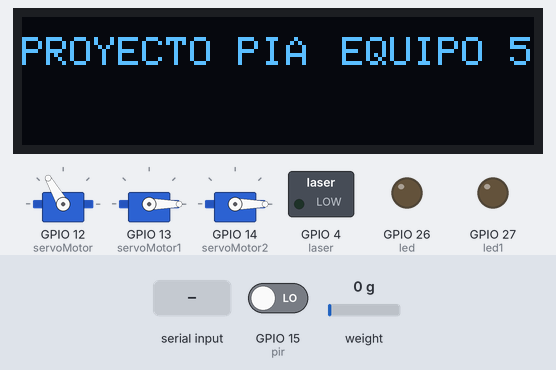
Bench run of a sketch on a simulated ESP32. Parts: 3 × servo, 128×32 one-colour display, switched loads named in the sketch (green lamp = pin HIGH), output pins drawn as LEDs (lit = HIGH). Inputs (shaded band) come from the test bench; at power-on: GPIO 15 (pir) LOW, weight on the scale 0 g. The local clock reads 2024-03-15 10:24:30 at power-on unless the sketch sets it; nothing arrives over Bluetooth unless stated; what the sketch prints to the serial monitor is not drawn.

Above: at 2.1 s.
At 4.8 s:
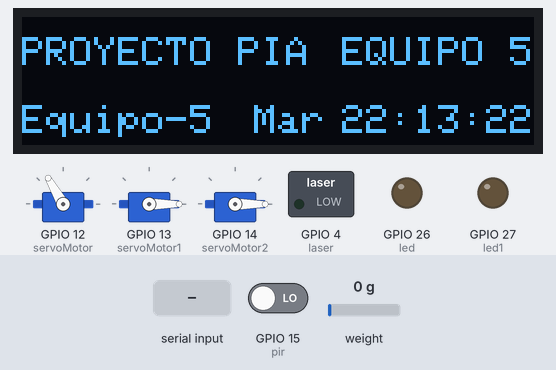
4.9 s: "1" received over the second serial link
At 8.1 s:
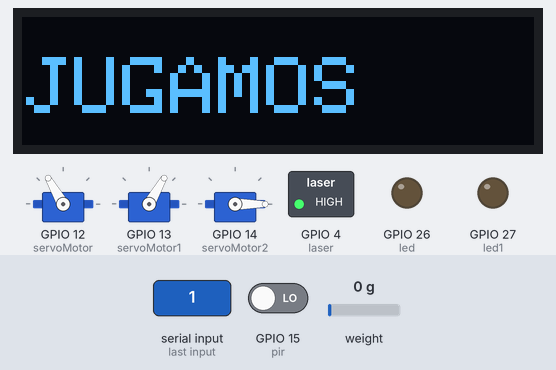
At 32.2 s:
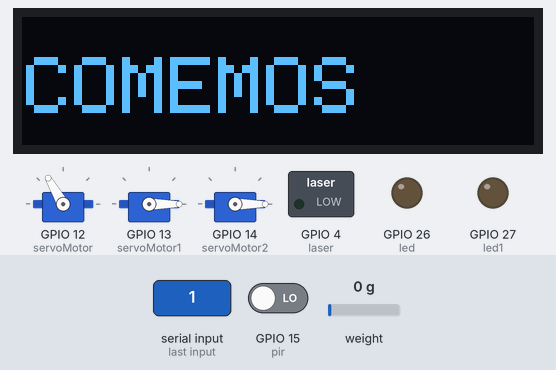
Timing chart, 0 to 35.6 s (numbered marks = the images above; inputs shaded):
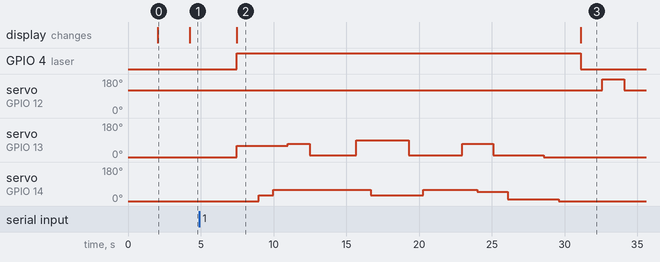

Measured:
- after the input at 4.9 s, GPIO 4 (laser): LOW → HIGH after 2.6 s, → LOW 23.6 s later; servo on GPIO 12 (servoMotor): 120° → 180° after 27.7 s, → 120° 1.5 s later
- what the display in image 0 shows lasts 2.3 s, from 2.0 s to 4.3 s

The sketch:

CI_PIA.ino
```cpp
#include <SPI.h>              // incuimos las librerias para leer por spi
#include <Wire.h>             //instalamos las librerias para conectar por I2C el dusplay
#include <Time.h>             // importamos las librerias para el tiempo
#include <TimeAlarms.h>       // importamos las librerias para usar las alarmas
#include <Adafruit_GFX.h>     // importamos las librerias para utilizar la pantalla
#include <Adafruit_SSD1306.h> // importamos las librerias para inicializar la pantalla
#include "RTClib.h"           // importamos las librerias para utilizar el reloj
RTC_DS1307 rtc;               // guardamos todos los metodos e la variable rtc
#include <Servo.h>            // incluimos las librerias para utilizar los servos
#include "BluetoothSerial.h"  // incluimos las librerias para utilizar el modulo bluetooth
#include "HX711.h"
HX711 loadcell;

const int LOADCELL_DOUT_PIN = 18;
const int LOADCELL_SCK_PIN = 19;
const long LOADCELL_OFFSET = 50682624;
const long LOADCELL_DIVIDER = 5895655;
float calibration_factor = 48100; // this calibration factor is adjusted according to my load cell
float units;
float ounces;

char buf1[10];     // creamos una variable para almacenar informacion
DateTime ahora;    // almacenamos los metodos de Datetime en la variable
Servo servoMotor;  // iniciamos el servo 1
Servo servoMotor1; // iniciamos el servo 2
Servo servoMotor2; // iniciamos el servo 3
char diasDeLaSemana[7][12] = {"Dom", "Lun", "Mar", "Mier", "Jue", "Vier", "Sab"};

const int led = 26;         // definimos el pin a donde conectaremos el led
const int led1 = 27;        // definimos el pin a donde conectaremos el led 2
const int pir = 15;         // definimos el pin donde conectaremos el sensor de movimiento
int estadoPir = 0;          // creamos una variable de tipo integer para iniciar el 0 el estado del pir
int estadoPir_anterior = 0; // creamos una variable de tipo entero para iniciar el 0 el estado anterior del sensor de movimiento
int contadorPresencia = 0;  // creamos una variable de tipo entero para iniciar l contador de presencia en 0
int ciclosComida = 0;
int Comida = 3;
bool juegos = false;
const int laser = 4;
BluetoothSerial BT;                                                       // almacenamos los metodos en la bariable BT
#define DEBUG 1                                                           // definimos el modo debug en encendido
#define secondsDelay 50000                                                // DEFINE el tiempo de retardo entre cada ciclo de movimientos
#define movimientos 3                                                     // DEFINE la cantidad de movimientos para ejecutar
#define SCREEN_WIDTH 128                                                  // definimos el ancho de nuestro display
#define SCREEN_HEIGHT 32                                                  // definimos el alto de nuestro display
#define OLED_RESET 4                                                      // definimos el pin virtual para resetear el display
#define SCREEN_ADDRESS 0x3C                                               // definimos la direccion del display, en este caso como es un ESP32 usamos el 0x3c, en cualquier otra tarjeta usamos 0x3D
Adafruit_SSD1306 display(SCREEN_WIDTH, SCREEN_HEIGHT, &Wire, OLED_RESET); // mandamos la informacion de nuestra pantalla a la funcion

void Arranque()
{ // definimos la funcion que iniciara la alarma
}

void Apagado()
{                                               // funcion que se ejecutara cuando la alarma termine
  Serial.println("Alarma: - apagado 13:02:00"); // escribimos en el puerto serial que la alarma se apago
  digitalWrite(led1, LOW);                      // apagamos el led numero 1
  display.clearDisplay();                       //  limpiamos el display
  display.display();                            // ponemos disponible el display
}
void servosJuegos()
{

  servoMotor1.write(60);

  digitalWrite(laser, HIGH);
  delay(1500);

  servoMotor2.write(30);
  delay(1000);
  digitalWrite(laser, HIGH);
  servoMotor2.write(60);
  delay(1000);
  servoMotor1.write(70);
  digitalWrite(laser, HIGH);
  delay(1500);
  servoMotor1.write(10);
  delay(1000);
  servoMotor2.write(60);
  delay(1000);
  digitalWrite(laser, HIGH);
  delay(1200);
  servoMotor1.write(90);
  delay(1000);
  servoMotor2.write(30);
  delay(1000);
  digitalWrite(laser, HIGH);
  delay(1600);
  servoMotor1.write(10);
  delay(1000);
  servoMotor2.write(60);
  delay(1000);
  digitalWrite(laser, HIGH);
  delay(1700);
  servoMotor1.write(70);
  delay(1000);
  servoMotor2.write(50);
  digitalWrite(laser, HIGH);
  delay(1100);
  servoMotor1.write(10);
  delay(1000);
  servoMotor2.write(10);
  delay(1000);
  digitalWrite(laser, HIGH);
  delay(1500);
  servoMotor1.write(0);
  delay(1000);
  servoMotor2.write(0);
  delay(1500);
  alimentarMascota();
}

void juegosMascota()
{
  estadoPir = LOW;
  display.clearDisplay(); // limpiamos el display
  display.setTextSize(2);
  display.setTextColor(WHITE, BLACK);
  display.setCursor(1, 10);
  display.print("JUGAMOS");
  display.display();
  servosJuegos();
}

void alimentarMascota()
{
  ciclosComida++;         // si la cantidad de movimientos antes ajustada es igual al contador
  display.clearDisplay(); // limpiamos el display
  display.setTextSize(2);
  display.setTextColor(WHITE, BLACK);
  display.setCursor(1, 10);
  display.print("COMEMOS");
  display.display();
  digitalWrite(laser, LOW);
  delay(1500);
  servoMotor.write(220);
  delay(1500);
  juegos = true;
  servoMotor.write(120);
  delay(1500);
  juegos = true;

  contadorPresencia = 0;
  estadoPir = LOW;
  delay(10000);
  // estadoPir = HIGH;
}

void setup()
{
  Wire.begin();
  Serial.begin(115200);                                                   // inicializamos el puerto serial a 115200 baudios
  BT.begin("BT_Equipo_5");                                                // Nombre de su dispositivo Bluetooth y en modo esclavo
  Serial.println("El dispositivo Bluetooth está listo para emparejarse"); // imprimimos en el puerto serial un mensaje para indicar que esta listo el BT
  pinMode(pir, INPUT_PULLUP);                                             // declaramos el tipo de pin que utilizara el sensor de movimiento
  pinMode(led, OUTPUT);                                                   // declaramos el tipo de pin que utilizara el led
  digitalWrite(led, LOW);                                                 // iniciamos el led apagado
  pinMode(led1, OUTPUT);                                                  // declaramos el tipo de pin que utilizara el led 1
  digitalWrite(led1, LOW);                                                // iniciamos el led 1 apagado
  pinMode(laser, OUTPUT);                                                 // declaramos el tipo de pin que utilizara el led 1
  digitalWrite(laser, LOW);                                               // iniciamos el led 1 apagado
  servoMotor.attach(12);                                                  // indicamos el pin donde conectaremos el servo 1
  servoMotor.write(120);                                                  // lo iniciamos el la posicion de 0 grados
  servoMotor1.attach(13);                                                 // indicamos el pin donde conectaremos el servo 2
  servoMotor1.write(0);                                                   // lo iniciamos el la posicion de 0 grados
  servoMotor2.attach(14);                                                 // indicamos el pin donde conectaremos el servo 3
  servoMotor2.write(0);                                                   // lo iniciamos el la posicion de 0 grados
  loadcell.begin(LOADCELL_DOUT_PIN, LOADCELL_SCK_PIN);
  // loadcell.set_scale(LOADCELL_DIVIDER);
  // loadcell.set_offset(LOADCELL_OFFSET);
  loadcell.set_scale();
  loadcell.tare();                            // Reset the scale to 0
  long zero_factor = loadcell.read_average(); // Get a baseline reading
  if (!rtc.begin())
  {
    Serial.println("No hay un módulo RTC");
    while (1)
      ;
  }
  rtc.adjust(DateTime(F(__DATE__), F(__TIME__)));
  // rtc.adjust(DateTime(2022, 05, 24, 13, 23, 00));
  ahora = rtc.now();

  setTime(ahora.hour(), ahora.minute(), ahora.second(), ahora.month(), ahora.day(), ahora.year());
  // setTime(0,37,00,13, 5,22); // ajustar el tiempo a 0:37:00 13/05/2022
  // creamos las Alarmas
  Alarm.alarmRepeat(20, 26, 00, juegosMascota); // 00:37:10 todos los dias
  Alarm.alarmRepeat(20, 27, 00, Apagado);       // 00:37:20 todos los dias

  if (!display.begin(SSD1306_SWITCHCAPVCC, SCREEN_ADDRESS))
  {                                                       // nos aseguramos de que el display funciona correctamente
    Serial.println(F("SSD1306 ubicacion no encontrada")); // si no esta funcionando escribimos que el display no fue encontrado
    for (;;)
      ; // creamos un ciclo infinito
  }

  display.clearDisplay();             // limpiamos el display
  display.setTextSize(0);             // ajustamos el tamaño del texto
  display.setTextColor(WHITE, BLACK); // definimos los colores de nuestro fondo y texto
  display.setCursor(0, 5);            // definimos la posicion del cursor del display
  display.print("PROYECTO PIA");      // mostramos en el display
  display.setCursor(80, 5);           // definimos la posicion del cursor del display
  display.print("EQUIPO 5");          // mostramos en el display
  display.display();                  // ponemos disponible el display
}

void loop()
{

  loadcell.set_scale(calibration_factor); // Adjust to this calibration factor

  // Serial.print("Reading: ");
  units = loadcell.get_units(10), 2;
  if (units < 0)
  {
    units = 0.00;
  }
  ounces = units * 0.035274;
  // Serial.print(units);
  // Serial.print(" kg");
  // Serial.print(" calibration_factor: ");
  // Serial.print(calibration_factor);
  Serial.println();
  delay(100);

  if (Serial.available())
  {
    char temp = Serial.read();
    if (temp == '+' || temp == 'a')
      calibration_factor += 1;
    else if (temp == '-' || temp == 'z')
      calibration_factor -= 1;
  }
  loadcell.set_scale(calibration_factor); // Adjust to this calibration factor

  // Serial.print("Reading: ");
  units = loadcell.get_units(10), 2;
  if (units < 0)
  {
    units = 0.00;
  }
  ounces = units * 0.035274;
  Serial.print(units);
  Serial.print(" kg");
  Serial.print(" calibration_factor: ");
  Serial.print(calibration_factor);
  Serial.println();
  delay(100);

  if (Serial.available())
  {
    char temp = Serial.read();
    if (temp == '+' || temp == 'a')
      calibration_factor += 1;
    else if (temp == '-' || temp == 'z')
      calibration_factor -= 1;
  }

  ahora = rtc.now();
  Serial.println(ahora.year());
  setTime(ahora.hour(), ahora.minute(), ahora.second(), ahora.month(), ahora.day(), ahora.year());
  sprintf(buf1, "%02d:%02d:%02d", ahora.hour(), ahora.minute(), ahora.second());
  // sprintf(buf1, "Hora %02d:%02d:%02d", hour(), minute(), second()); // guardamos los datos de hora dentro de la variable
  // Serial.println(buf1); // mostramos en el puerto serial el valor de la variable
  display.setTextSize(0);             // ajustamos el tamaño del texto del display
  display.setTextColor(WHITE, BLACK); // definimos los colores del texto
  display.setCursor(0, 22);
  display.print("Equipo-5");
  display.setCursor(80, 22); // definimos la posicion del cursor en la pantalla
  display.print(buf1);       // mostramos el valor de la variable, nos mostrara la hora, minutos y segundos
  display.setTextSize(0);
  display.setCursor(58, 22);
  display.print(diasDeLaSemana[ahora.dayOfTheWeek()]);
  display.display();            // ponemos disponible el dispaly
                                // ponemos un retardo el la alarma de 1 segundo
  estadoPir = digitalRead(pir); // obtenemos el estado del sensor de movimiento

  if (BT.available()) // si el Bluetooth esta disponible
  {
    int incoming = BT.read();   // guardamos la lectura del bluetooth en la variable incoming
    Serial.print("Recibido: "); // mostramos lo recibido en el puerto serial
    Serial.println(incoming);   // mostramos los datos recibidos en el puerto serial
    if (incoming == 48)
    {                           // si el valor es 1, en codigo ASCII
      digitalWrite(led1, HIGH); // encendemos el led 1
      alimentarMascota();
      BT.println("LED encendido"); // mandamos la informacion de que fue encendido a la aplicacion
    }
    if (incoming == 49)
    { // si el valor recibido es 0 en codigo ASCII
      juegosMascota();
      digitalWrite(led1, LOW);   // apagamos el led 1
      BT.println("LED apagado"); // mandamos la informacion a la app
    }
    if (incoming == 50)
    {                          // si el valor es 2, en codigo ASCII
      digitalWrite(led, HIGH); // encendemos el led 1

      BT.println("LED encendido"); // mandamos por el bluetooth la respuesta a la app
    }
    if (incoming == 51)
    {                            // si el valor es 3, en codigo ASCII
      digitalWrite(led, LOW);    // apagamos el led 1
      BT.println("LED apagado"); // mandamos la informacion a la app por medio del Bluetooth
    }
  }
  if (estadoPir == HIGH) // si el estado del sensor de movimiento es encendido
  {
    digitalWrite(led, HIGH); // encendemos el led 1
    if (led == LOW)          // si previamente estaba apagado
    {

      digitalWrite(led, HIGH);
    }
  }
  else
  {
    digitalWrite(led, LOW); // si no es encendido el sensor de movimiento apagamos el led 1
    if (led == HIGH)        // si previamente estaba encendido
    {

      digitalWrite(led, LOW);
    }
  }
  if (estadoPir == LOW && estadoPir_anterior == HIGH) // si el estado del sensor de movimiento es apagado y su estado anterior es encendido
  {
    contadorPresencia++;                // incrementamos la variable
    display.clearDisplay();             // limpiamos el display
    display.setTextSize(0);             // ajustamos el tamaño del texto
    display.setTextColor(WHITE, BLACK); // ajustamos los colores del texto
    display.setCursor(0, 5);            // definimos la posicion del cursor
    display.print("MOVIMIENTOS ");      // escribimos la palabra en el display
    display.setCursor(110, 5);          // definimos la posicion del cursor
    display.print(contadorPresencia);   // mostramos en el display el valor del contador de movimientos
    display.setCursor(90, 5);           // definimos la posicion del cursor
    display.print(ciclosComida);
    display.display(); // ponemos disponible el displayc
                       // Serial.println(contadorPresencia); // mostramos en el purto serial el valor del contador
  }

  estadoPir_anterior = estadoPir; // guardamos el valor del pir en la variable anterior
  if (ciclosComida <= Comida)
  {
    if (contadorPresencia == movimientos)
    {
      juegosMascota();
      // alimentarMascota();

      // display.clearDisplay();
      //   display.display();
    }
    if (ciclosComida == Comida)
    {
      ciclosComida = 0;
    }
  }

  Alarm.delay(1000);
}
```
